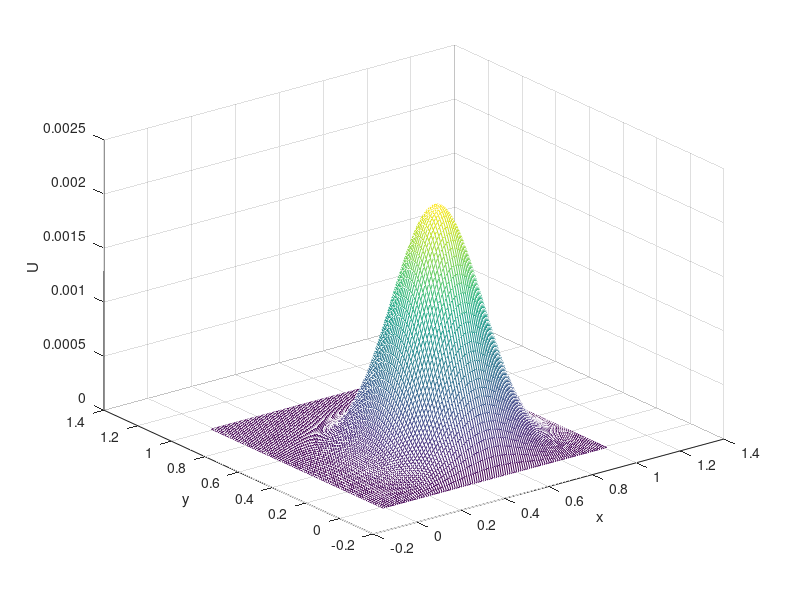

Here is the MATLAB script that generated this plot:
% Problem 5

clear all
close all
clc

% Create grid points
h0 = 1E-2;
xMin = 0;
xMax = 1;
yMin = 0;
yMax = 1;

plotProgress = 1;
maxIterations = 100;

deltaX = h0;
deltaY = h0;

xVec = xMin - deltaX : deltaX : xMax + deltaX;
yVec = yMin - deltaY : deltaY : yMax + deltaY;

[x, y] = meshgrid( xVec, yVec );

% Define forcing and boundary condition functions
f = -1.*exp( -(20./(xMax - xMin)).*(x-1./2).^2 - (20./(yMax - yMin)).*(y-1./3).^2 );

% Initialize U
U = 0.*f;

% Let's keep it simple and say U = 0 on the boundaries
U( :, 1 ) = 0;
U( :, end ) = 0;
U( 1, : ) = 0;
U( end, : ) = 0;

% Create the FD matrix
Nx = length( xVec );
Ny = length( yVec );
j = 2 : Nx - 1;
k = 2 : Ny - 1;

% Set up matrix equation
( U( j + 1, k ) + U( j - 1, k ) ).*deltaY.^(2) + ...
    U(j, k + 1) + U( j, k - 1 )

% Iterate U at current resolution
numIterations = 0;
while numIterations < maxIterations
    
    % Store old U
    Uold = U;
    
    % Update with Jacobi method
    U(j, k) = ...
        ( ...
        ( Uold( j - 1, k ) + Uold( j + 1, k ) ).*deltaX.^(2) + ...
        ( Uold( j, k - 1 ) + Uold( j, k + 1 ) ).*deltaY.^(2) - ...
        deltaX.^(2).*deltaY.^(2).*f( j, k ) ...
        ) ...
        ./ ...
        ( 2.*( deltaX.^(2) + deltaY.^(2) ) );
    
    
    % Plot progress
    if plotProgress
        figure(1)
        mesh( x, y, U );
        shading flat;
        xlabel( 'x' );
        ylabel( 'y' );
        title( ['Iteration ', num2str(numIterations) ] );
                drawnow();
    end
    
    % Increment
    numIterations = numIterations + 1;
    
end

% Plot final solution
mesh(x, y, U);
xlabel( 'x' );
ylabel( 'y' );
zlabel( 'U' );



